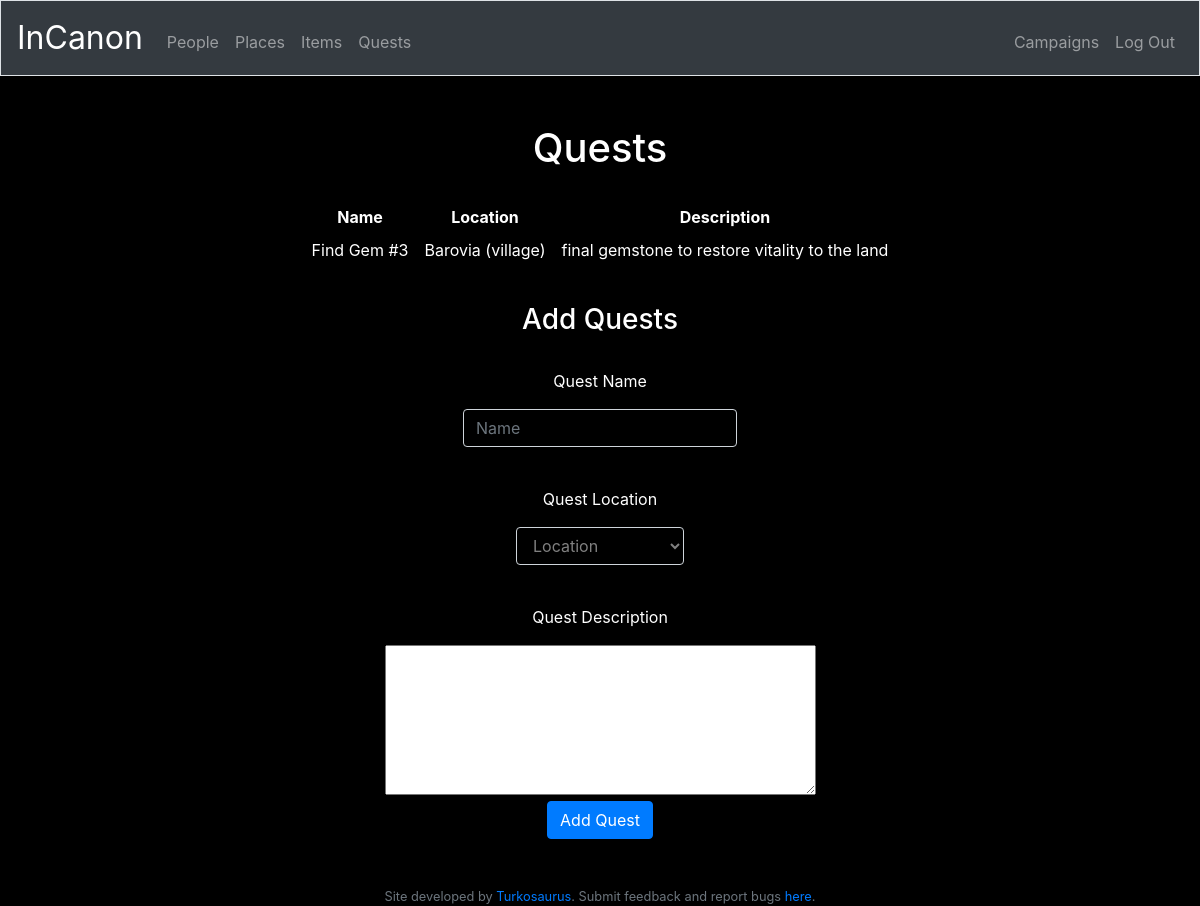
/quests (signed in), run on the app's committed database.
### tables this page shows
CREATE TABLE 'quests' ('quest_id' INTEGER PRIMARY KEY AUTOINCREMENT NOT NULL, 'name' VARCHAR(255) NOT NULL, 'campaign_id' INTEGER, 'place_id' INTEGER, 'char_id' INTEGER, 'description' TEXT, 
FOREIGN KEY(campaign_id) REFERENCES campaigns(campaign_id));

### application.py (the view, shortened to what this page needs)
@app.route("/quests", methods=["GET", "POST"])
@login_required
def quests():
    if request.method == 'GET':
        people = get_people()
        places = get_places()
        items = get_items()
        quests = get_quests()
        return render_template("quests.html", people=people, places=places, items=items, quests=quests)

### application.py (called while the page is built)
@app.after_request
def after_request(response):
    response.headers["Cache-Control"] = "no-cache, no-store, must-revalidate"
    response.headers["Expires"] = 0
    response.headers["Pragma"] = "no-cache"
    return response

def get_ac_id():
    return db.execute("SELECT activecampaign_id FROM users WHERE id=:user_id", user_id=session["user_id"])

def get_people():
    ac_id = get_ac_id()
    return db.execute("SELECT * FROM characters WHERE campaign_id=:ac_id", ac_id=ac_id[0]['activecampaign_id'])

def get_places():
    ac_id = get_ac_id()
    return db.execute("SELECT * FROM places WHERE campaign_id=:ac_id", ac_id=ac_id[0]['activecampaign_id'])

def get_items():
    ac_id = get_ac_id()
    return db.execute("SELECT * FROM items WHERE campaign_id=:ac_id", ac_id=ac_id[0]['activecampaign_id'])

def get_quests():
    ac_id = get_ac_id()
    return db.execute("SELECT * FROM quests WHERE campaign_id=:ac_id", ac_id=ac_id[0]['activecampaign_id'])

### helpers.py (called while the page is built)
def login_required(f):
    @wraps(f)
    def decorated_function(*args, **kwargs):
        if session.get("user_id") is None:
            return redirect("/login")
        return f(*args, **kwargs)
    return decorated_function

### templates/quests.html (shortened to what this page needs)
{% extends "layout.html" %}
{% block main %}
<h1>Quests</h1>
<br>
<table>
    <thead>
        <tr>
            <th>Name</th>
            <th>Location</th>
            <th>Description</th>
        </tr>
    </thead>
    <tbody>
        {% for quest in quests %}
        <tr>
            <td>
                {{ quest['name'] }}
            </td>
            <td>
                {{ quest['place_id'] }}
            </td>
            <td>
                {{ quest['description'] }}
            </td>
        </tr>
        {% endfor %}
    </tbody>
</table>
<hr>
<h3>Add Quests</h3>
<br>
<form action="/quests" method="post">
    <p>Quest Name</p>
    <div class="form-group">
        <input autocomplete="off" autofocus class="form-control" id="name" name="name" placeholder="Name" type="text">
    </div>
    <br>
    <p>Quest Location</p>
    <div class="form-group">
        <select style="color:grey" id="place" class="form-control" name="place">
        <option disabled="" selected="" value="">Location</option>
        </select>
    </div>
    <br>
    <p>Quest Description</p>
    <textarea id="description" name="description" rows="6" cols="40"></textarea>
    <br>
    <button class="btn btn-primary" type="submit">Add Quest</button>
</form>
{% endblock %}

### static/styles.css (style rules this page uses)
main .form-control { display: inline-block; width: auto; color: black; background-color: black; }
body { color: white; background-color: black; }
thead, th { text-align: center; }
table, tbody, td { text-align: left; padding: 8px; margin: auto; }
input[type=text] { background-color: black; color: white; }
select { color: grey; }

### data on the page
quests: name "Find Gem #3", place_id "Barovia (village)", description "final gemstone to restore vitality to the land"
